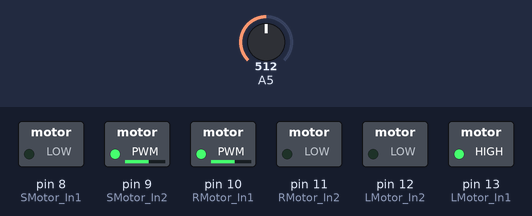
This sketch was run on a simulated Arduino Uno, built with avr-gcc and run on an emulated ATmega328P. Shown: switched loads named in the sketch (green lamp = pin HIGH). Inputs (shaded band) come from the test bench; at power-on: A5 = 512.

Above: at 0.8 s.
0.9 s: A5 set to 961
2.4 s: A5 set to 989
At 3.5 s:
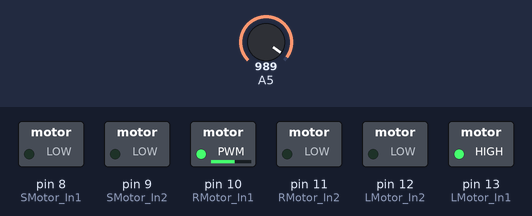
Timing chart, 0 to 5.4 s (numbered marks = the images above; inputs shaded):
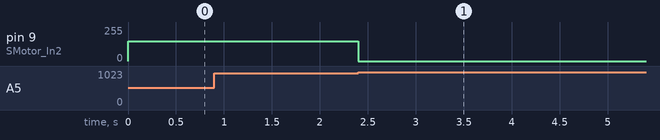

Measured:
- the behaviour switches between 975 and 976 on A5 (found by bisection; images 0 and 1)
- after the input at 0.9 s, every drawn part: stays the same
- after the input at 2.4 s, pin 9 (SMotor_In2): 150/255 → 0/255 at once

The sketch:

sketch_jul15c.ino
```cpp
int potentiometer_Read(int pin)
{
    return analogRead(pin);
}

void motor_forward(int IN1, int IN2, int speed)
{
    analogWrite(IN1, speed);
    analogWrite(IN2, LOW);
}

void motor_backward(int IN1, int IN2, int speed)
{
    analogWrite(IN1, LOW);
    analogWrite(IN2, speed);
}

void motor_hold(int IN1, int IN2)
{
    analogWrite(IN1, LOW);
    analogWrite(IN2, LOW);
}

// For steering handling
const int PotentiOhm = A5;
const int SMotor_In1 = 8;
const int SMotor_In2 = 9;
#define HANDLE_SPEED 150
// For driving
const int LMotor_In1 = 13;
const int LMotor_In2 = 12;
const int RMotor_In1 = 10;
const int RMotor_In2 = 11;

int Front(int Motor_speed) {
    motor_forward(LMotor_In1, LMotor_In2, Motor_speed);
    motor_forward(RMotor_In1, RMotor_In2, Motor_speed);
    return 0;
}

int Handling(int degree) {
    int val = potentiometer_Read(PotentiOhm);

    // 951 => Right
    // 987 => center
    // 1023 => Left
    if (degree <= 1023 && degree >= 1018) {
        motor_backward(SMotor_In1, SMotor_In2, 100);
        delay(150);
    } else if (degree >= 930 && degree <= 935) {
        motor_forward(SMotor_In1, SMotor_In2, 100);
        delay(150);
    } else if (val - degree > 0) {
        motor_forward(SMotor_In1, SMotor_In2, HANDLE_SPEED);
        while (true) {
            val = potentiometer_Read(PotentiOhm);
            if (val <= degree || val <= 930) { // Check if the handle is too far to the left
                break;
            }
        }
    } else {
        motor_backward(SMotor_In1, SMotor_In2, HANDLE_SPEED);
        while (true) {
            val = potentiometer_Read(PotentiOhm);
            if (val >= degree || val >= 1023) { // Check if the handle is too far to the right
                break;
            }
        }
    }

    motor_hold(SMotor_In1, SMotor_In2);

    return 0;
}
int arg;
String py_arg;
int py_arg_int;

void setup() {
  // put your setup code here, to run once:
    Serial.begin(9600);
    pinMode(SMotor_In1, OUTPUT);
    pinMode(SMotor_In2, OUTPUT);
    pinMode(LMotor_In1, OUTPUT);
    pinMode(LMotor_In2, OUTPUT);
    pinMode(RMotor_In1, OUTPUT);
    pinMode(RMotor_In2, OUTPUT);
    Front(150);
    Handling(976.5);
}

void loop() {
  // put your main code here, to run repeatedly:
    if (Serial.available()) {
        py_arg = Serial.readStringUntil('\n');
        py_arg_int = py_arg.toInt();
        Handling(py_arg_int);
        delay(100);
    }
}
```
